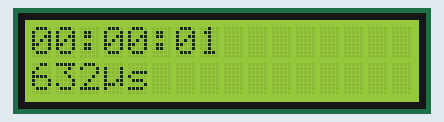
This sketch was run on a simulated Arduino Uno, built with avr-gcc and run on an emulated ATmega328P. Parts: 16×2 character LCD.

Above: at 0.1 s.
At 4.1 s:
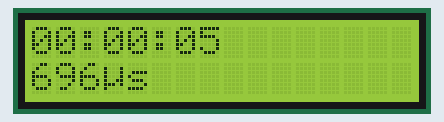
At 9.1 s:
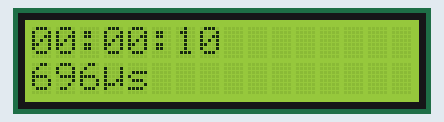
At 19.2 s:
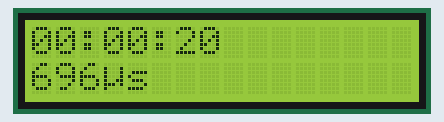
At 28.2 s:
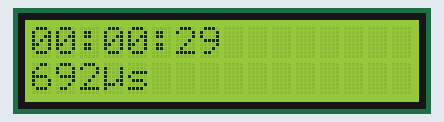
At 38.2 s:
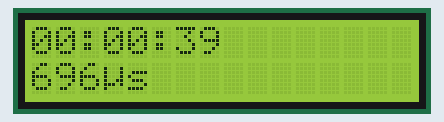

Measured:
- what the display in image 1 shows lasts 1.0 s, from 4.1 s to 5.1 s

The sketch:

LCD_TimeString.ino
```cpp
/***
    A simple test sketch for the TimeString library.
    Author: Wingthor1968, 2020.
*/

/*** Includes ***/
#include <LiquidCrystal.h>
#include <TimeString.h>

/*** Constants ***/
const uint32_t DELAY = 1000;
const int RS = 12, EN = 11, D4 = 5, D5 = 4, D6 = 3, D7 = 2; //LCD pins

/*** Primitive variables ***/
uint32_t timePassed_string = 0;
uint32_t timePassed_String = 0;
char row1[17] = {"00:00"};
char row2[17] = {};

/*** Objects ***/
LiquidCrystal lcd(RS, EN, D4, D5, D6, D7);
TimeString timeStringLib;

void setup() {
  // init display
  lcd.begin(16, 2);
}


void loop() {
  int secs = 0;
  int mins = 0;
  String ts;
  // run for 5 minutes
  for (int i = 0; i < 60 * 5; i++) {
    //calculate seconds and minutes within one command
    secs = (++secs == 60) ? mins++ & 0 : secs;

    //get timeString and measure the duration of that operation
    timePassed_string = micros();
    ts = timeStringLib.toString(0, mins, secs);
    timePassed_string = micros() - timePassed_string;

    //display the timeString
    lcd.setCursor(0, 0);
    lcd.print(ts);
    lcd.setCursor(0, 1);
    lcd.print(String(timePassed_string) + "\344s");

    //and finally wait ~ one second
    delay(DELAY);
  }
}
```
